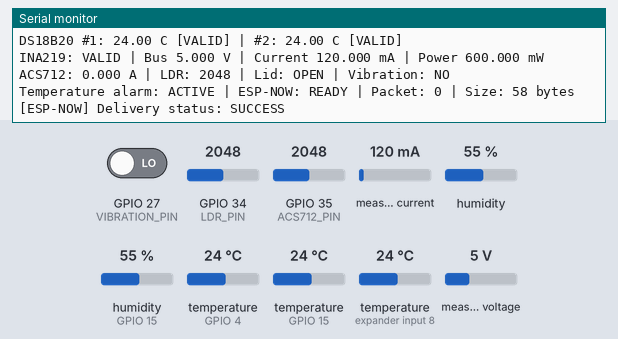
A sketch run on a simulated ESP32. Parts: the last lines printed to the serial monitor. The inputs (shaded band) are chosen by the test bench; at power-on: GPIO 34 (LDR_PIN) = 2048, GPIO 27 (VIBRATION_PIN) LOW, measured current 120 mA, humidity (sensor on GPIO 15) 55 %, temperature (sensors on GPIO 4, GPIO 15, expander input 8) 24 °C, GPIO 35 (ACS712_PIN) = 2048, humidity 55 %, measured voltage 5 V (analog values on the 0–4095 scale). WiFi joins after 1.5 s; servers stay silent unless stated.

Above: at 4.7 s.
4.8 s: GPIO 34 (LDR_PIN) set to 3972
At 7.0 s:
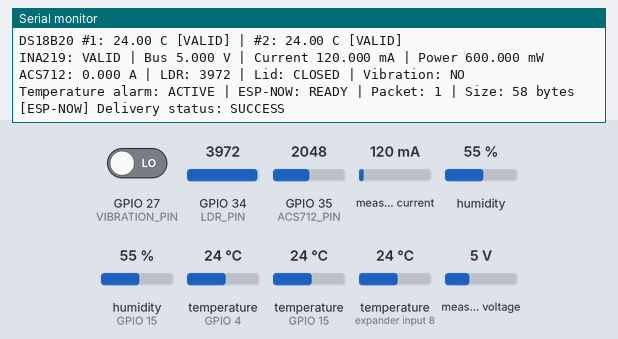
9.8 s: GPIO 27 (VIBRATION_PIN) driven HIGH
13.8 s: GPIO 34 (LDR_PIN) set to 1228
At 15.5 s:
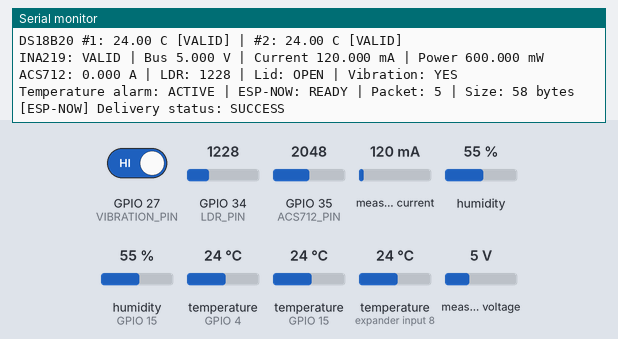
17.8 s: measured current set to 40 mA
At 19.1 s:
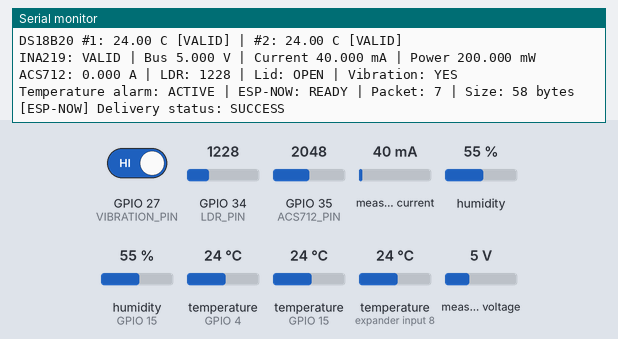
19.3 s: humidity (sensor on GPIO 15) set to 22 %
At 20.7 s:
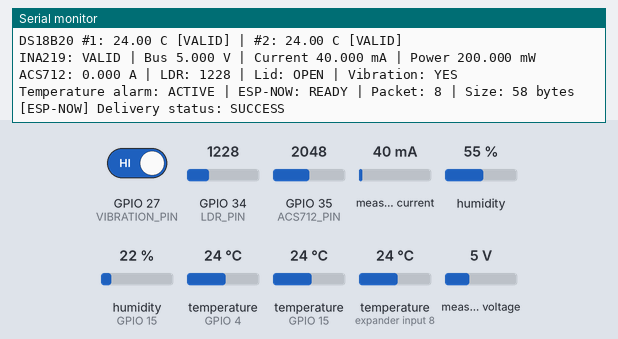
20.8 s: temperature (sensor on GPIO 4) set to 12 °C
At 22.8 s:
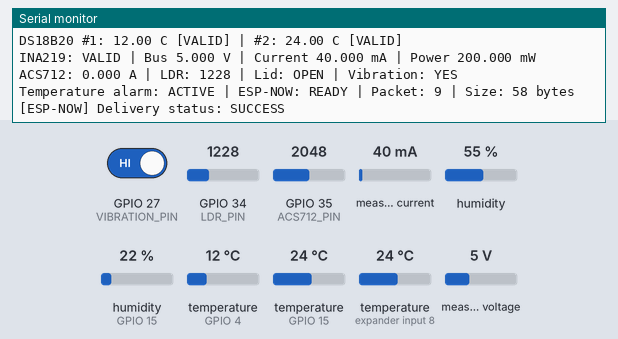
Timing chart, 0 to 23.3 s (numbered marks = the images above; inputs shaded):
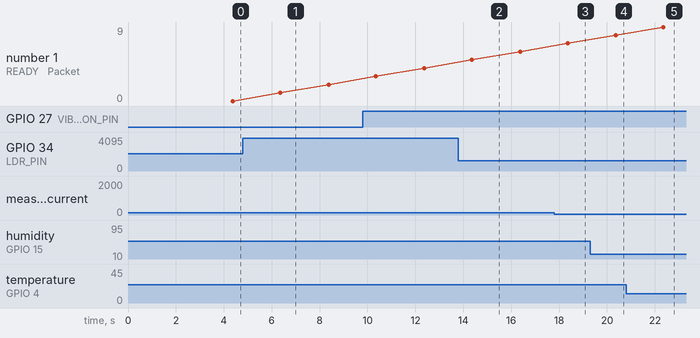

The sketch:

ESP1_ColdTrace.ino
```cpp
#include <Arduino.h>
#include <WiFi.h>
#include <esp_now.h>
#include <Wire.h>
#include <DHT.h>
#include <OneWire.h>
#include <DallasTemperature.h>
#include <Adafruit_INA219.h>
#include <Adafruit_SHT31.h>
#include <math.h>

// Phone hotspot Wi-Fi credentials
const char* WIFI_SSID = "test123";
const char* WIFI_PASSWORD = "12345678";

// Wi-Fi connection timeout
const unsigned long WIFI_CONNECT_TIMEOUT_MS = 15000;

#define DHT_PIN 15
#define DS18B20_PIN 4
#define INA219_SDA 21
#define INA219_SCL 22
#define VIBRATION_PIN 27
#define LDR_PIN 34
#define ACS712_PIN 35
#define DHT_TYPE DHT11
#define VIBRATION_ACTIVE_LEVEL HIGH

const float TEMP_MIN_SAFE = 2.0f;
const float TEMP_MAX_SAFE = 8.0f;
const int LDR_OPEN_THRESHOLD = 2300;
const int LDR_CLOSE_THRESHOLD = 2900;
const float ACS712_SENSITIVITY_MV_PER_A = 185.0f;
const float ADC_MV_APPROX = 3300.0f;
const int ADC_MAX = 4095;
const uint32_t SEND_INTERVAL_MS = 2000;

DHT dht(DHT_PIN, DHT_TYPE);
OneWire oneWire(DS18B20_PIN);
DallasTemperature ds18b20(&oneWire);
Adafruit_INA219 ina219;
Adafruit_SHT31 sht31 = Adafruit_SHT31();

// MUST match ESP2 field-for-field and in exactly the same order.
typedef struct __attribute__((packed)) {
  uint32_t packetNumber;
  uint32_t uptimeMs;
  float ambientTempC;
  float humidityPct;          // DHT11 atmospheric humidity
  float sht31HumidityPct;     // SHT31 internal compartment humidity
  bool sht31Valid;
  float coreTemp1C;
  float coreTemp2C;
  float inaBusVoltageV;
  float inaShuntVoltageMv;
  float inaCurrentMa;
  float inaPowerMw;
  float acsCurrentA;
  uint16_t ldrRaw;
  bool lidOpen;
  bool vibrationDetected;
  bool temperatureAlarm;
  bool dhtValid;
  bool ds1Valid;
  bool ds2Valid;
  bool inaValid;
} ColdTracePacket;
static_assert(sizeof(ColdTracePacket) == 58, "ESP1 packet must be 58 bytes; keep ESP2 structure identical");

// Broadcast. For production, replace with ESP2's STA MAC address.
uint8_t receiverAddress[6] = {0xFF,0xFF,0xFF,0xFF,0xFF,0xFF};
esp_now_peer_info_t peerInfo = {};
ColdTracePacket packet = {};
bool inaReady=false, sht31Ready=false, espNowReady=false, lidOpenState=false;
float acsZeroMv=1650.0f;
uint32_t packetCounter=0, lastSendMs=0;

int readFilteredADC(int pin, int samples=30) {
  uint32_t total=0;
  for(int i=0;i<samples;i++){ total += analogRead(pin); delayMicroseconds(100); }
  return total/samples;
}
float readADCMillivoltsApprox(int pin) {
  return ((float)readFilteredADC(pin)/ADC_MAX)*ADC_MV_APPROX;
}
void calibrateACS712() {
  Serial.println("[ACS712] Keep measured load OFF during zero calibration.");
  float total=0;
  for(int i=0;i<60;i++){ total += readADCMillivoltsApprox(ACS712_PIN); delay(10); }
  acsZeroMv=total/60.0f;
  Serial.printf("[ACS712] Baseline: %.1f mV\n", acsZeroMv);
}
void OnDataSent(const wifi_tx_info_t *txInfo, esp_now_send_status_t status) {
  Serial.printf("[ESP-NOW] Delivery status: %s\n", status==ESP_NOW_SEND_SUCCESS?"SUCCESS":"FAILED");
}
bool initializeESPNow() {
  WiFi.mode(WIFI_STA); WiFi.setSleep(false); WiFi.setAutoReconnect(true); WiFi.begin(WIFI_SSID,WIFI_PASSWORD);
  Serial.printf("[ESP1] Connecting to hotspot '%s'",WIFI_SSID);
  unsigned long start=millis();
  while(WiFi.status()!=WL_CONNECTED && millis()-start<WIFI_CONNECT_TIMEOUT_MS){delay(300);Serial.print(".");}
  Serial.println();
  if(WiFi.status()==WL_CONNECTED) Serial.printf("[ESP1] Wi-Fi connected; IP=%s channel=%u\n",WiFi.localIP().toString().c_str(),(unsigned)WiFi.channel());
  else Serial.println("[ESP1] Hotspot not available; ESP-NOW will attempt offline operation on the current channel.");
  Serial.print("[ESP1] STA MAC: "); Serial.println(WiFi.macAddress());
  if(esp_now_init()!=ESP_OK){ Serial.println("[ERROR] ESP-NOW init failed"); return false; }
  esp_now_register_send_cb(OnDataSent);
  memcpy(peerInfo.peer_addr, receiverAddress, 6);
  peerInfo.channel=0; // Use the current radio channel; both ESPs join the same hotspot.
  peerInfo.encrypt=false;
  if(esp_now_add_peer(&peerInfo)!=ESP_OK){ Serial.println("[ERROR] Could not add ESP-NOW peer"); return false; }
  return true;
}
void readAllSensors() {
  packet.dhtValid=false; packet.ds1Valid=false; packet.ds2Valid=false;
  packet.sht31Valid=false; packet.inaValid=inaReady;
  float h=dht.readHumidity(), at=dht.readTemperature();
  if(!isnan(h)&&!isnan(at)&&h>=0&&h<=100){ packet.humidityPct=h; packet.ambientTempC=at; packet.dhtValid=true; }
  if(sht31Ready){ float sh=sht31.readHumidity(); if(!isnan(sh)&&sh>=0&&sh<=100){packet.sht31HumidityPct=sh;packet.sht31Valid=true;} }
  ds18b20.requestTemperatures();
  float t1=ds18b20.getTempCByIndex(0), t2=ds18b20.getTempCByIndex(1);
  if(t1!=DEVICE_DISCONNECTED_C&&t1>=-55&&t1<=125){packet.coreTemp1C=t1;packet.ds1Valid=true;}
  if(t2!=DEVICE_DISCONNECTED_C&&t2>=-55&&t2<=125){packet.coreTemp2C=t2;packet.ds2Valid=true;}
  if(inaReady){ packet.inaBusVoltageV=ina219.getBusVoltage_V(); packet.inaShuntVoltageMv=ina219.getShuntVoltage_mV(); packet.inaCurrentMa=ina219.getCurrent_mA(); packet.inaPowerMw=ina219.getPower_mW(); }
  float deltaMv=readADCMillivoltsApprox(ACS712_PIN)-acsZeroMv;
  float amps=deltaMv/ACS712_SENSITIVITY_MV_PER_A; if(fabsf(amps)<0.04f) amps=0; packet.acsCurrentA=amps;
  packet.ldrRaw=readFilteredADC(LDR_PIN);
  if(packet.ldrRaw<LDR_OPEN_THRESHOLD) lidOpenState=true; else if(packet.ldrRaw>LDR_CLOSE_THRESHOLD) lidOpenState=false;
  packet.lidOpen=lidOpenState;
  packet.vibrationDetected=(digitalRead(VIBRATION_PIN)==VIBRATION_ACTIVE_LEVEL);
  bool t1Bad=packet.ds1Valid&&(packet.coreTemp1C<TEMP_MIN_SAFE||packet.coreTemp1C>TEMP_MAX_SAFE);
  bool t2Bad=packet.ds2Valid&&(packet.coreTemp2C<TEMP_MIN_SAFE||packet.coreTemp2C>TEMP_MAX_SAFE);
  packet.temperatureAlarm=t1Bad||t2Bad;
  packet.uptimeMs=millis();
}
void printSensorReport() {
  Serial.println("\n========== COLDTRACE ESP1 SENSOR REPORT ==========");
  Serial.printf("DHT11 valid: %s | Atmospheric temp: %.2f C | Atmospheric RH: %.2f %%\n",packet.dhtValid?"YES":"NO",packet.ambientTempC,packet.humidityPct);
  Serial.printf("SHT31 valid: %s | Internal RH: %.2f %%\n",packet.sht31Valid?"YES":"NO",packet.sht31HumidityPct);
  Serial.printf("DS18B20 #1: %.2f C [%s] | #2: %.2f C [%s]\n",packet.coreTemp1C,packet.ds1Valid?"VALID":"INVALID",packet.coreTemp2C,packet.ds2Valid?"VALID":"INVALID");
  Serial.printf("INA219: %s | Bus %.3f V | Current %.3f mA | Power %.3f mW\n",packet.inaValid?"VALID":"INVALID",packet.inaBusVoltageV,packet.inaCurrentMa,packet.inaPowerMw);
  Serial.printf("ACS712: %.3f A | LDR: %u | Lid: %s | Vibration: %s\n",packet.acsCurrentA,packet.ldrRaw,packet.lidOpen?"OPEN":"CLOSED",packet.vibrationDetected?"YES":"NO");
  Serial.printf("Temperature alarm: %s | ESP-NOW: %s | Packet: %lu | Size: %u bytes\n",packet.temperatureAlarm?"ACTIVE":"NORMAL",espNowReady?"READY":"NO",(unsigned long)packet.packetNumber,(unsigned)sizeof(packet));
}
void sendTelemetry() {
  packet.packetNumber=++packetCounter;
  esp_err_t result=esp_now_send(receiverAddress,(const uint8_t*)&packet,sizeof(packet));
  if(result!=ESP_OK) Serial.printf("[ESP-NOW] Queue error: %d\n",(int)result);
}
void setup() {
  Serial.begin(115200); delay(1000);
  pinMode(VIBRATION_PIN,INPUT); analogReadResolution(12); analogSetAttenuation(ADC_11db);
  dht.begin(); ds18b20.begin();
  Serial.printf("[DS18B20] Devices found: %d\n",ds18b20.getDeviceCount());
  Wire.begin(INA219_SDA,INA219_SCL);
  inaReady=ina219.begin(); Serial.printf("[INA219] %s\n",inaReady?"Initialized":"NOT DETECTED");
  sht31Ready=sht31.begin(0x44); Serial.printf("[SHT31] %s at I2C address 0x44\n",sht31Ready?"Initialized":"NOT DETECTED");
  calibrateACS712(); espNowReady=initializeESPNow();
  Serial.println("[ColdTrace] ESP1 ready; Serial Monitor 115200 baud.");
}
void loop() {
  if(millis()-lastSendMs>=SEND_INTERVAL_MS){ lastSendMs=millis(); readAllSensors(); printSensorReport(); if(espNowReady) sendTelemetry(); }
}
```

Measured:
- after the input at 4.8 s, the serial monitor: prints a new line after 1.5 s (image 1)
- after the input at 13.8 s, the serial monitor: prints a new line after 0.55 s (image 2)
- after the input at 17.8 s, the serial monitor: prints a new line after 0.54 s (image 3)
- after the input at 19.3 s, the serial monitor: prints a new line after 1.1 s (image 4)
- after the input at 20.8 s, the serial monitor: prints a new line after 1.5 s (image 5)
